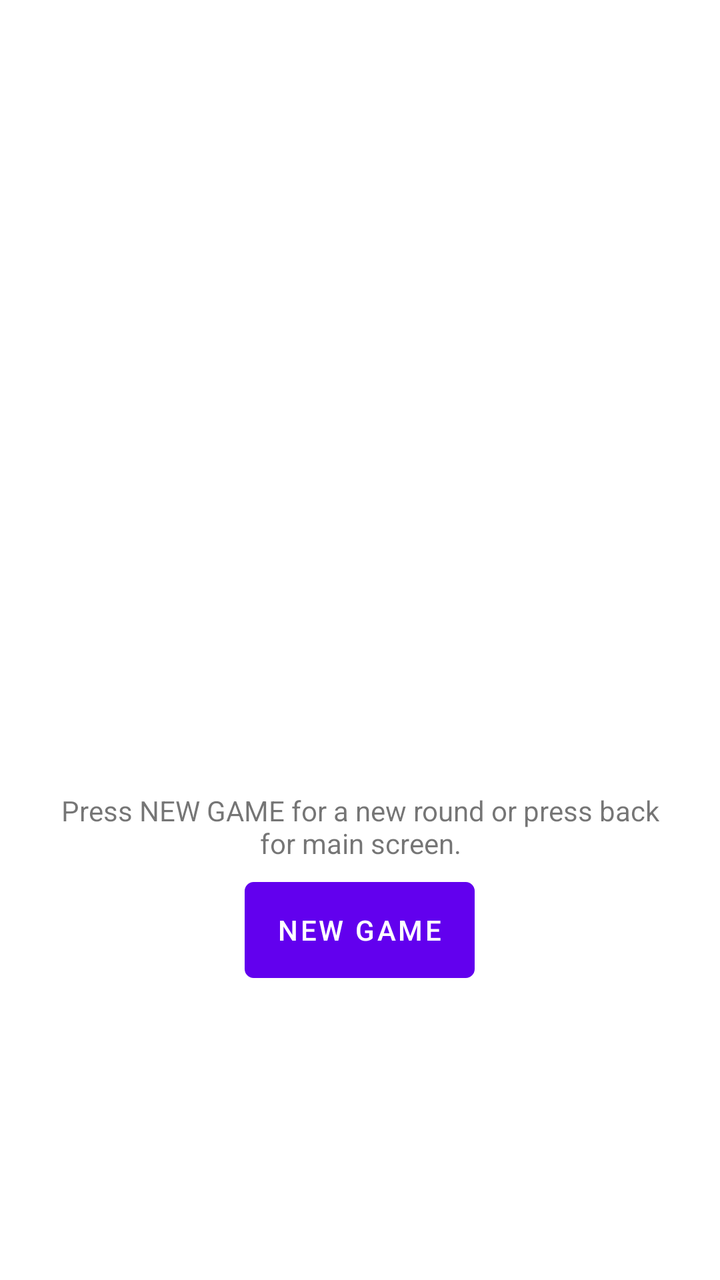
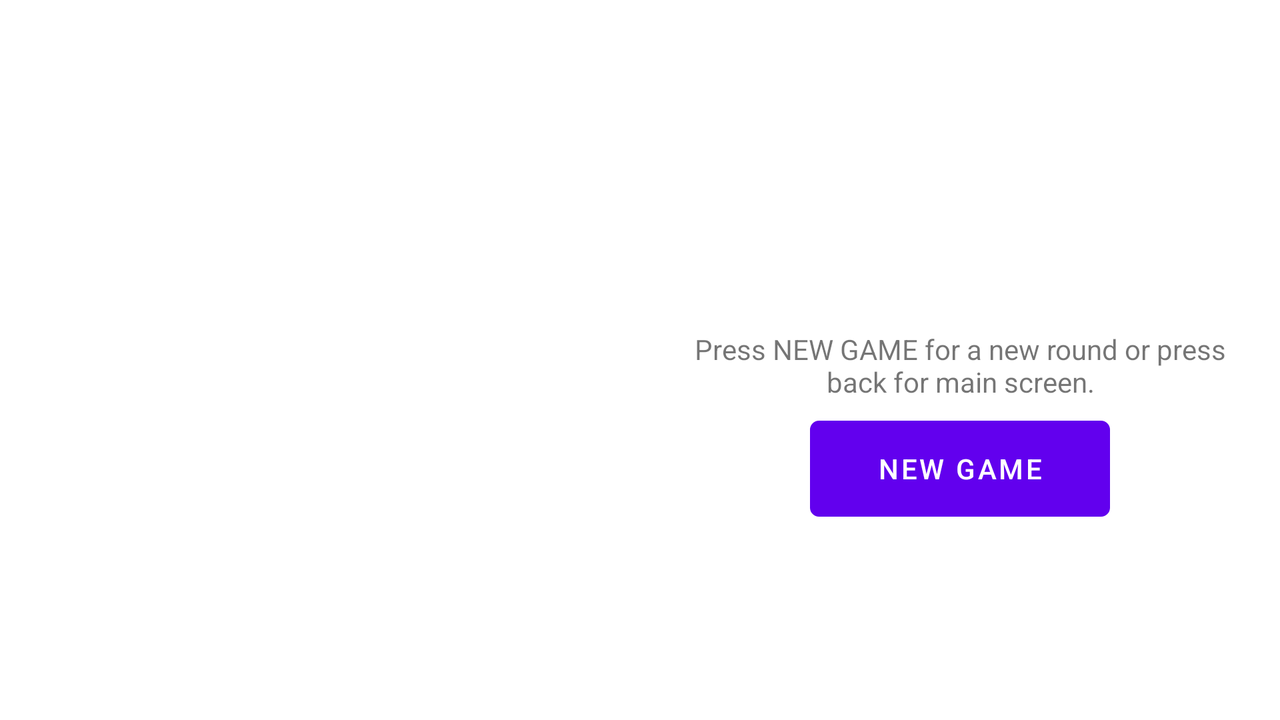

Compare how this app lays out the same screen by default and in its alternative resource folder. The renders come first, then the two layout files and the values they reference.
<!-- AndroidManifest.xml: application theme AppTheme -->
<!-- res/layout/fragment_game_over.xml -->
<LinearLayout
    xmlns:android="http://schemas.android.com/apk/res/android"
    xmlns:tools="http://schemas.android.com/tools"
    android:layout_width="match_parent"
    android:layout_height="match_parent"
    android:orientation="vertical"
    android:gravity="center"
    tools:context="org.home.d2e.numbersprinter.GameOverFragment">

    

    <TextView
        android:layout_width="match_parent"
        android:layout_height="wrap_content"
        android:textAppearance="?android:attr/textAppearanceLarge"
        android:id="@+id/tvRoundOverGO"
        android:gravity="center"
        android:layout_marginLeft="10dp"
        android:layout_marginRight="10dp"
        android:layout_marginTop="5dp"
        android:layout_marginBottom="5dp" />

    <TextView
        android:layout_width="match_parent"
        android:layout_height="wrap_content"
        android:textAppearance="?android:attr/textAppearanceMedium"
        android:id="@+id/tvScoreHeaderGO"
        android:gravity="center"
        android:layout_marginLeft="10dp"
        android:layout_marginRight="10dp"
        android:layout_marginTop="5dp"
        android:layout_marginBottom="5dp" />

    <TextView
        android:layout_width="match_parent"
        android:layout_height="wrap_content"
        android:id="@+id/tvScoreGO"
        android:gravity="center"
        android:layout_marginLeft="10dp"
        android:layout_marginRight="10dp"
        android:layout_marginTop="5dp"
        android:layout_marginBottom="5dp" />

    <TextView
        android:layout_width="match_parent"
        android:layout_height="wrap_content"
        android:textAppearance="?android:attr/textAppearanceMedium"
        android:id="@+id/tvTimeGO"
        android:gravity="center"
        android:layout_marginLeft="10dp"
        android:layout_marginRight="10dp"
        android:layout_marginTop="5dp"
        android:layout_marginBottom="5dp" />

    <TextView
        android:layout_width="match_parent"
        android:layout_height="wrap_content"
        android:textAppearance="?android:attr/textAppearanceMedium"
        android:id="@+id/tvTotalScoreGO"
        android:gravity="center"
        android:layout_marginLeft="10dp"
        android:layout_marginRight="10dp"
        android:layout_marginTop="5dp"
        android:layout_marginBottom="5dp" />

    <TextView
        android:layout_width="match_parent"
        android:layout_height="wrap_content"
        android:textAppearance="?android:attr/textAppearanceMedium"
        android:id="@+id/tvTtlGamesPlayed"
        android:gravity="center"
        android:layout_marginLeft="10dp"
        android:layout_marginRight="10dp"
        android:layout_marginTop="5dp"
        android:layout_marginBottom="5dp"
        android:layout_gravity="center_horizontal" />

    <TextView
        android:layout_width="match_parent"
        android:layout_height="wrap_content"
        android:textAppearance="?android:attr/textAppearanceMedium"
        android:id="@+id/tvAverageScore"
        android:gravity="center"
        android:layout_marginLeft="10dp"
        android:layout_marginRight="10dp"
        android:layout_marginTop="5dp"
        android:layout_marginBottom="5dp"
        android:layout_gravity="center_horizontal" />

    <TextView
        android:layout_width="match_parent"
        android:layout_height="wrap_content"
        android:textAppearance="?android:attr/textAppearanceSmall"
        android:id="@+id/tvInstrGO"
        android:text="@string/tInstrGO"
        android:gravity="center"
        android:layout_marginLeft="30dp"
        android:layout_marginRight="30dp"
        android:layout_marginTop="5dp"
        android:layout_marginBottom="10dp" />

    <Button
        android:layout_width="wrap_content"
        android:layout_height="wrap_content"
        android:id="@+id/btnNewGame"
        android:background="@drawable/button_design"
        android:text="@string/btnNewGame" />

</LinearLayout>
<!-- resources referenced by this layout -->
<resources>
  <!-- drawable button_design (drawable) -->
  <?xml version="1.0" encoding="utf-8"?>
  <selector xmlns:android="http://schemas.android.com/apk/res/android"
  >
      <item android:state_pressed="true">
          <shape android:shape="rectangle">
              <stroke android:width="1dp"
                  android:color="#6464f0"/>
              <solid android:color="#6464f0"/>
              <corners android:radius="4dp"/>
          </shape>
      </item>
      <item>
          <shape android:shape="rectangle">
              <stroke android:width="1dp"
                  android:color="#6464f0"/>
  
              <corners android:radius="4dp"/>
          </shape>>
      </item>>
  </selector>
  <string name="btnNewGame">New game</string>
  <string name="tInstrGO">Press NEW GAME for a new round or press back for main screen.</string>
</resources>
<!-- res/layout-land/fragment_game_over.xml (the repository's variant of the layout above) -->
<!-- drawn on the phone turned sideways -->
<LinearLayout
    xmlns:android="http://schemas.android.com/apk/res/android"
    xmlns:tools="http://schemas.android.com/tools"
    android:layout_width="match_parent"
    android:layout_height="match_parent"
    android:orientation="horizontal"
    android:gravity="center"
    android:baselineAligned="false"
    tools:context="io.github.d2edev.numbersprinter.GameOverFragment">

    

    <LinearLayout
        android:orientation="vertical"
        android:layout_width="match_parent"
        android:layout_height="match_parent"
        android:layout_weight="1"
        android:gravity="center">

        <TextView
            android:layout_width="match_parent"
            android:layout_height="wrap_content"
            android:textAppearance="?android:attr/textAppearanceLarge"
            android:id="@+id/tvRoundOverGO"
            android:gravity="center"
            android:layout_marginLeft="10dp"
            android:layout_marginRight="10dp"
            android:layout_marginTop="5dp"
            android:layout_marginBottom="5dp" />

        <TextView
            android:layout_width="match_parent"
            android:layout_height="wrap_content"
            android:textAppearance="?android:attr/textAppearanceMedium"
            android:id="@+id/tvTimeGO"
            android:gravity="center"
            android:layout_marginLeft="10dp"
            android:layout_marginRight="10dp"
            android:layout_marginTop="5dp"
            android:layout_marginBottom="5dp" />

        <TextView
            android:layout_width="match_parent"
            android:layout_height="wrap_content"
            android:textAppearance="?android:attr/textAppearanceMedium"
            android:id="@+id/tvTotalScoreGO"
            android:gravity="center"
            android:layout_marginLeft="10dp"
            android:layout_marginRight="10dp"
            android:layout_marginTop="5dp"
            android:layout_marginBottom="5dp" />


        <TextView
            android:layout_width="match_parent"
            android:layout_height="wrap_content"
            android:textAppearance="?android:attr/textAppearanceMedium"
            android:id="@+id/tvTtlGamesPlayed"
            android:gravity="center"
            android:layout_marginLeft="10dp"
            android:layout_marginRight="10dp"
            android:layout_marginTop="5dp"
            android:layout_marginBottom="5dp" />
        <TextView
            android:layout_width="match_parent"
            android:layout_height="wrap_content"
            android:textAppearance="?android:attr/textAppearanceMedium"
            android:id="@+id/tvAverageScore"
            android:gravity="center"
            android:layout_marginLeft="10dp"
            android:layout_marginRight="10dp"
            android:layout_marginTop="5dp"
            android:layout_marginBottom="5dp" />
    </LinearLayout>

    <LinearLayout
        android:orientation="vertical"
        android:layout_width="match_parent"
        android:layout_height="match_parent"
        android:layout_weight="1"
        android:gravity="center" >

        <TextView
            android:layout_width="match_parent"
            android:layout_height="wrap_content"
            android:textAppearance="?android:attr/textAppearanceMedium"
            android:id="@+id/tvScoreHeaderGO"
            android:gravity="center"
            android:layout_marginTop="20dp"
            android:layout_marginRight="20dp"
            android:layout_marginLeft="20dp" />

        <TextView
            android:layout_width="match_parent"
            android:layout_height="wrap_content"
            android:id="@+id/tvScoreGO"
            android:gravity="center"
            android:layout_marginLeft="20dp"
            android:layout_marginRight="20dp"
            android:layout_marginTop="5dp"
            android:layout_marginBottom="5dp" />

        <TextView
            android:layout_width="match_parent"
            android:layout_height="wrap_content"
            android:textAppearance="?android:attr/textAppearanceSmall"
            android:id="@+id/tvInstrGO"
            android:text="@string/tInstrGO"
            android:gravity="center"
            android:layout_marginLeft="20dp"
            android:layout_marginRight="20dp" />

        <Button
            android:layout_width="150dp"
            android:layout_height="wrap_content"
            android:id="@+id/btnNewGame"
            android:text="@string/btnNewGame"
            android:background="@drawable/button_design"
            android:layout_margin="10dp" />

    </LinearLayout>

</LinearLayout>
